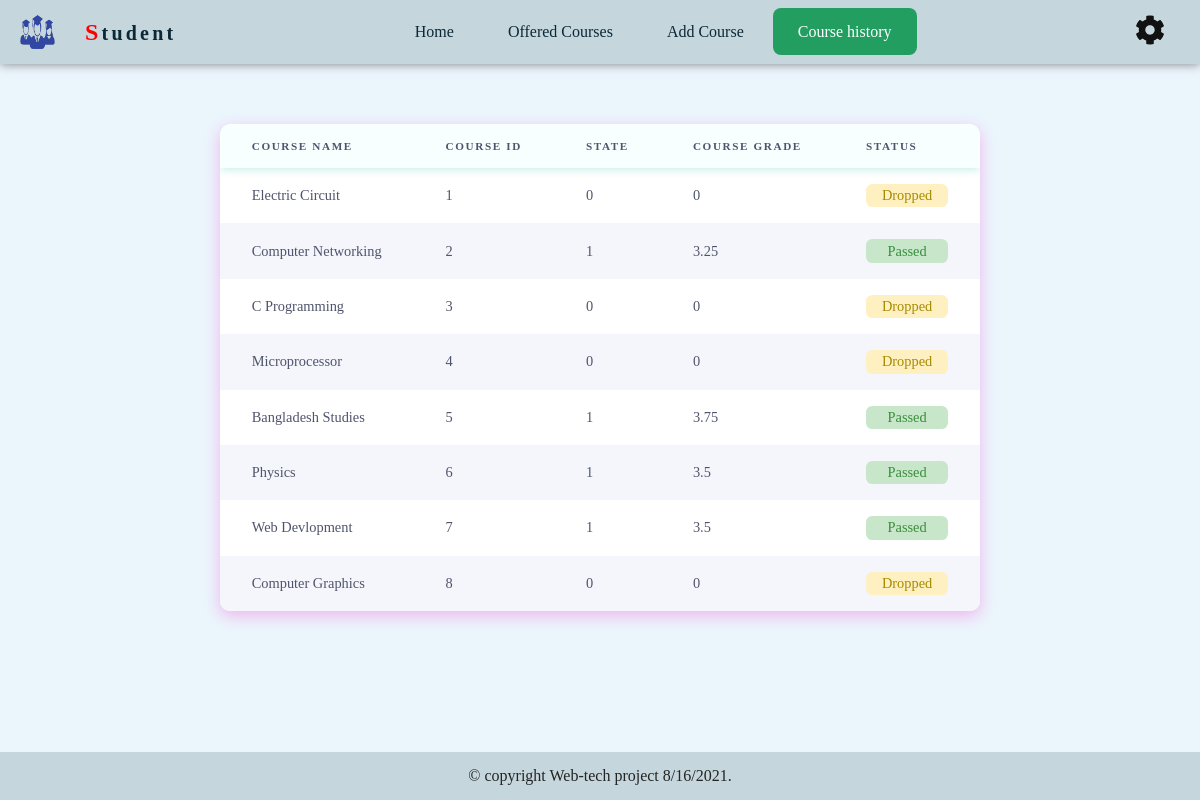
Page /student/Controller/coursehistory.php (signed in) on the committed database.
### tables this page shows
CREATE TABLE `allcourses` (
  `courseName` varchar(50) NOT NULL,
  `courseId` int(10) NOT NULL,
  `state` int(10) NOT NULL,
  `grade` float NOT NULL
);

### student/Model/dbaddedcourse.php (called while the page is built, shortened)
<?php
 	function getBorrowHistory()
	 {
 		$conn = connect();
 		$statement = $conn->prepare("SELECT * FROM allcourses");
		$statement->execute();
		$records = $statement->get_result();
		return $records->fetch_all(MYSQLI_ASSOC);
	}
 ?>

### student/Controller/coursehistory.php (the view, shortened to what this page needs)
<!DOCTYPE html>
<html lang="en">
<head>
	<link rel="stylesheet" href="../View/css/coursehistory.css?v <?php echo time(); ?>">
</head>
<body>
	<?php
 	$page = 'coursehistory';
	include('../View/html/header.php');
	include '../Model/dbaddedcourse.php';
	$courseList = getBorrowHistory();
	?>
	<div class="table">
	<table>
		<thead>
			<tr>
				<th>Course Name</th>
				<th>Course Id</th>
				<th>State</th>
				<th>Course Grade</th>
				<th>Status</th>
			</tr>
		</thead>
		<tbody>
			<?php
		 		foreach ($courseList as $arr  )
				{
		  			foreach ($arr as $key => $value)
		  			{
		  				echo  "<td>".$value."</td>";
		   				if($key == "grade")
		   				{
		   					if($arr["state"] == 0)
		   					{
 		   						?>
 		   						<td><div class="status-no">Dropped</div></td>
 		   						<?php
		   					}
		   					else
		   					{
		   						 ?>
  		   						<td><div class="status-yes">Passed</div></td>
 		   						<?php
		   					}
		  					echo "<tr>";
		   				}
					}
		 		}
			?>
		</tbody>
	</table>
	</div>
</body>
</html>

### student/View/html/header.php (shortened to what this page needs)
<!DOCTYPE html>
<html lang="en">
<head>
</head>
<body>
    <header>
		<div class="logo" >
	 		<img src="../View/img/student-logo.png" alt="Logo">
 	 		<a class="title" href="../Controller/welcome.php">Student</a>
		</div>
 		<nav>
 			<ul class="nav-link">
 				<li><a class="<?php if($page == 'welcome'){echo 'active';} ?>" href="../Controller/welcome.php">Home</a></li>
				<li><a class="<?php if($page == 'addedcourse'){echo 'active';} ?>" href="../Controller/addedcourse.php">Offered Courses</a></li>
				<li><a class="<?php if($page == 'addcourse'){echo 'active';} ?>" href="../Controller/addcourse.php">Add Course</a></li>
				<li><a class="<?php if($page == 'coursehistory'){echo 'active';} ?>" href=" ../Controller/coursehistory.php ">Course history</a></li>
 		</nav>
  			<div class="setting">
 				<img src="../View/img/setting.svg" alt="Setting" title="Settings">
 			</div>
	</header>
<body>
</body>
 </html>

### student/View/css/coursehistory.css (style rules this page uses)
.table { font-family: Mukta, sans-serif; margin-top: 5%; display: grid; justify-content: center; align-items: center; color: #4f546c; font-size: .9rem; }
table { border-collapse: collapse; box-shadow: 0 5px 15px #ff29d14d; background-color: rgba(255, 255, 255, 1); text-align: left; overflow: hidden; border-radius: 10px; }
table thead { box-shadow: 0 0 10px rgba(0, 183, 150, .3); background-color: rgba(0,255,255,.03); }
table th { padding: 1rem 2rem; text-transform: uppercase; letter-spacing: .1rem; font-size: .7rem; font-weight: 900; }
table td { padding: 1rem 2rem; }
.status-no { border-radius: .4rem; padding: .2rem 1rem; text-align: center; background-color: #fff0c2; color: #a68b00; }
.status-yes { border-radius: .4rem; padding: .2rem 1rem; text-align: center; background-color: #c8e6c9; color: #388e3c; }
tr:nth-child(even) { background-color: rgba(244, 246, 251, 1); }

### student/View/html/header.php (style rules this page uses)
* { margin: 0; padding: 0; font-family: Verdana; }
body { background-color: #ebf5fc; min-height: calc(100vh); }
a, h1, li, button { text-decoration: none; color: #0B2836; }
header { display: flex; justify-content: space-between; align-items: center; position: sticky; top: 0; background-color: rgba(111, 143, 149, .3); box-shadow: 0 0 10px rgba(50, 50, 50, .6); z-index: 5; transition: all .9s ease 0s; }
.logo { display: flex; justify-content: center; align-items: center; }
.logo img { padding: 10px 20px; width: 35px; height: 35px; }
.title { font-weight: 800; font-size: 20px; padding: 0 10px; letter-spacing: .2rem; cursor: pointer; }
.title::first-letter { color: red; font-weight: bolder; font-size: 1.2em; }
.nav-link li { list-style: none; display: inline-block; }
.nav-link li a { padding: 15px 25px; transition: all .3s ease 0s; border-radius: 8px; }
.setting img { width: 30px; height:30px; margin-right: 20px; padding: 15px; transition: .4s; cursor: pointer; border-radius: 50%; }
.active { color: white; background-color: #229E61; }

### rows in the picture
allcourses: courseName "Electric Circuit", courseId "1", state "0", grade "0"
allcourses: courseName "Computer Networking", courseId "2", state "1", grade "3.25"
allcourses: courseName "C Programming", courseId "3", state "0", grade "0"
allcourses: courseName "Microprocessor", courseId "4", state "0", grade "0"
allcourses: courseName "Bangladesh Studies", courseId "5", state "1", grade "3.75"
allcourses: courseName "Physics", courseId "6", state "1", grade "3.5"
allcourses: courseName "Web Devlopment", courseId "7", state "1", grade "3.5"
allcourses: courseName "Computer Graphics", courseId "8", state "0", grade "0"
